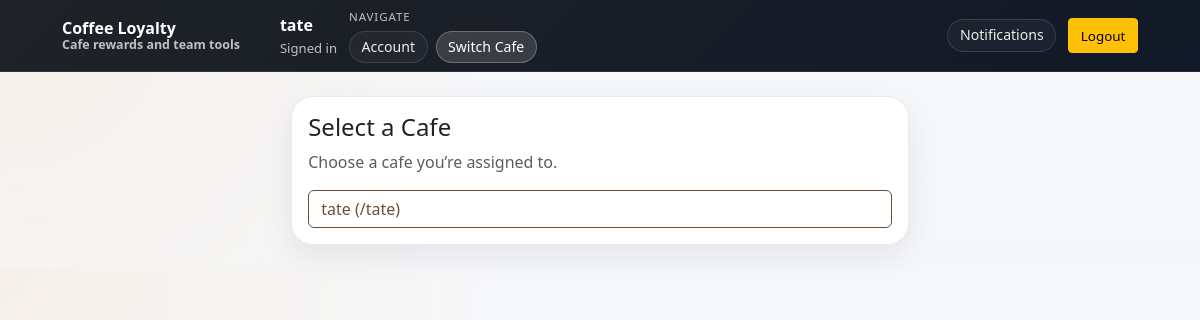
Page /select-cafe (signed in) on the earlier database version.
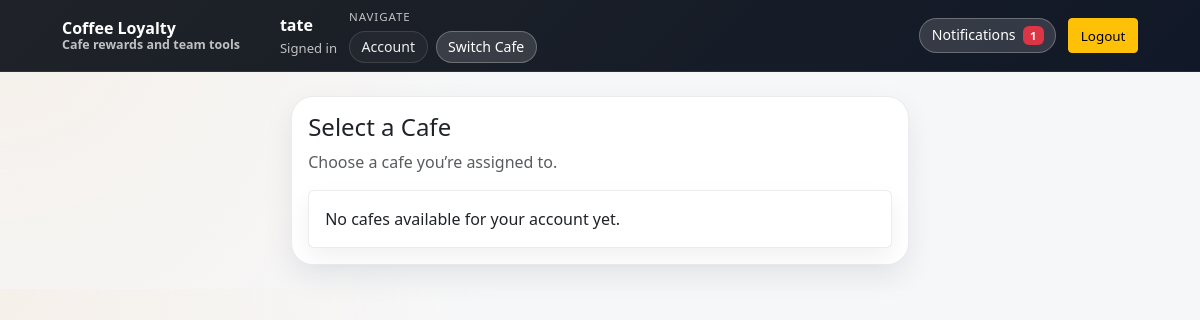
Same page on the later database version.
### models.py (models this page shows)
class Cafe(db.Model):
    __tablename__ = "cafes"
    id = db.Column(db.Integer, primary_key=True)
    name = db.Column(db.String(120), nullable=False)
    slug = db.Column(db.String(80), unique=True, nullable=False, index=True)
    is_active = db.Column(db.Boolean, nullable=False, default=True)
    is_archived = db.Column(db.Boolean, nullable=False, default=False)
    created_at = db.Column(db.DateTime, nullable=False, default=datetime.utcnow)
    logo_url = db.Column(db.String(500), nullable=True)
    accent_color = db.Column(db.String(20), nullable=False, default="#6f4e37")
    secondary_color = db.Column(db.String(20), nullable=False, default="#f5ede3")
    theme_mode = db.Column(db.String(20), nullable=False, default="light")   # light | dark | coffee | modern
    card_style = db.Column(db.String(20), nullable=False, default="rounded") # rounded | minimal | bold
    public_location = db.Column(db.String(255), nullable=True)
    public_opening_hours = db.Column(db.String(255), nullable=True)
    public_join_instructions = db.Column(db.String(500), nullable=True)
    settings = db.relationship(
        "CafeSettings",
        back_populates="cafe",
        uselist=False,
        cascade="all, delete-orphan",
    )
    members = db.relationship(
        "CafeMember",
        back_populates="cafe",
        cascade="all, delete-orphan",
    )
    loyalty_cards = db.relationship(
        "LoyaltyCard",
        back_populates="cafe",
        cascade="all, delete-orphan",
    )
    activity_logs = db.relationship(
        "ActivityLog",
        back_populates="cafe",
        cascade="all, delete-orphan",
    )
    invites = db.relationship(
        "StaffInvite",
        back_populates="cafe",
        cascade="all, delete-orphan",
    )
    reward_tiers = db.relationship(
        "RewardTier",
        back_populates="cafe",
        cascade="all, delete-orphan",
        order_by="RewardTier.points_required.asc()",
    )

### app.py (the view)
    @app.get("/select-cafe")
    @require_login
    def select_cafe():
        cafes = cafes_accessible_to_user(current_user())
        return render_template("select_cafe.html", cafes=cafes)

### app.py (called while the page is built, shortened)
def ensure_global_settings() -> GlobalSettings:
    settings = db.session.get(GlobalSettings, 1)
    if settings:
        return settings
    settings = GlobalSettings(id=1)
    db.session.add(settings)
    db.session.commit()
    return settings

def ensure_email_settings() -> EmailSettings:
    settings = db.session.get(EmailSettings, 1)
    if settings:
        return settings

def cafe_is_available(cafe: Cafe | None) -> bool:
    return bool(cafe and cafe.is_active and not getattr(cafe, "is_archived", False))

def normalize_phone(phone_number: str) -> str:
    return re.sub(r"\D+", "", phone_number or "")

def normalize_email(email: str) -> str:
    return (email or "").strip().lower()

def get_user_contact(user_id: int) -> UserContact | None:
    return UserContact.query.filter_by(user_id=user_id).first()

def get_user_block(user: User | None) -> BlockedContact | None:
    if not user:
        return None
    contact = get_user_contact(user.id)
    return get_blocked_contact(email=user.email, phone_number=contact.phone_number if contact else None)

### templates/select_cafe.html (shortened to what this page needs)
{% extends "base.html" %}
{% block content %}
<div class="row justify-content-center">
  <div class="col-lg-7">
    <div class="card shadow-sm">
      <div class="card-body">
        <h1 class="h4 mb-2">Select a Cafe</h1>
        {% if me_is_admin %}
          <p class="text-muted mb-3">
            You are logged in as a global admin. You can access any cafe.
          </p>
        {% else %}
          <p class="text-muted mb-3">
            Choose a cafe you’re assigned to.
          </p>
        {% endif %}
        {% if cafes|length == 0 %}
          <div class="alert alert-warning mb-0">
            No cafes available for your account yet.
          </div>
        {% else %}
          <div class="d-grid gap-2">
            {% for c in cafes %}
              <a class="btn btn-outline-primary text-start" href="{{ url_for('cafe_home', cafe_slug=c.slug) }}">
                {{ c.name }} (/{{ c.slug }})
              </a>
            {% endfor %}
          </div>
        {% endif %}
      </div>
    </div>
  </div>
</div>
{% endblock %}

### templates/base.html (shortened to what this page needs)
<!doctype html>
<html lang="en">
<head>
<link href="https://cdn.jsdelivr.net/npm/bootstrap@5.3.3/dist/css/bootstrap.min.css" rel="stylesheet">
</head>
<body class="theme-{{ active_cafe.theme_mode if active_cafe else 'light' }} card-{{ active_cafe.card_style if active_cafe else 'rounded' }}">
<nav class="navbar navbar-expand-lg navbar-dark sticky-top">
<div class="container main-container">
<a class="navbar-brand fw-semibold" href="{{ url_for('index') }}">
<span class="brand-copy">
<span class="brand-title">{{ active_cafe.name if active_cafe else (global_settings.site_name if global_settings else 'Coffee Loyalty') }}</span>
<span class="brand-subtitle">
{% if active_cafe %}
Loyalty and staff hub
{% else %}
Cafe rewards and team tools
{% endif %}
</span>
</span>
</a>
<div class="collapse navbar-collapse" id="navMenu">
<div class="nav-layout ms-lg-4">
{% if me %}
<div class="nav-cluster">
<div class="nav-status" aria-label="Current account">
<strong>{{ me.username }}</strong>
<span>
{% if me_is_admin %}
Global admin
{% elif me_membership %}
{{ 'Cafe Owner' if me_membership.role == 'owner' else me_membership.role|capitalize }} at {{ active_cafe.name if active_cafe else 'selected cafe' }}
{% elif active_cafe %}
Customer at {{ active_cafe.name }}
{% else %}
Signed in
{% endif %}
</span>
</div>
<div class="nav-stack" aria-label="Workspace navigation">
<div class="nav-group-label">Navigate</div>
<div class="nav-menu-group">
<a class="nav-chip {% if request.endpoint == 'account' %}active{% endif %}"
href="{{ url_for('account') }}"
aria-current="{% if request.endpoint == 'account' %}page{% endif %}">
Account
</a>
<a class="nav-chip nav-chip-muted {% if request.endpoint == 'select_cafe' %}active{% endif %}"
href="{{ url_for('select_cafe') }}"
aria-current="{% if request.endpoint == 'select_cafe' %}page{% endif %}">
Switch Cafe
</a>
</div>
</div>
</div>
<div class="nav-cluster justify-content-lg-end">
<div class="dropdown">
<button class="nav-chip nav-dropdown-toggle {% if unread_notifications %}active{% endif %}"
type="button"
data-bs-toggle="dropdown"
aria-expanded="false"
aria-label="Notifications">
Notifications
{% if unread_notifications %}
<span class="badge bg-danger notification-badge">
{{ unread_notifications|length }}
</span>
{% endif %}
</button>
</div>
<form method="post"
action="{{ url_for('logout') }}"
class="m-0">
<button class="btn btn-warning btn-sm">Logout</button>
</form>
</div>
{% endif %}
</div>
</div>
</div>
</nav>
<main class="container main-container py-4" id="main-content" tabindex="-1">
{% block content %}{% endblock %}
</main>
</body>
</html>

Differences in the rows shown:
removed Cafe: name "tate", slug "tate"
Other differences:
{{ unread_notifications|length }}: (not shown) → "1"
text now shown: "No cafes available for your account yet."
